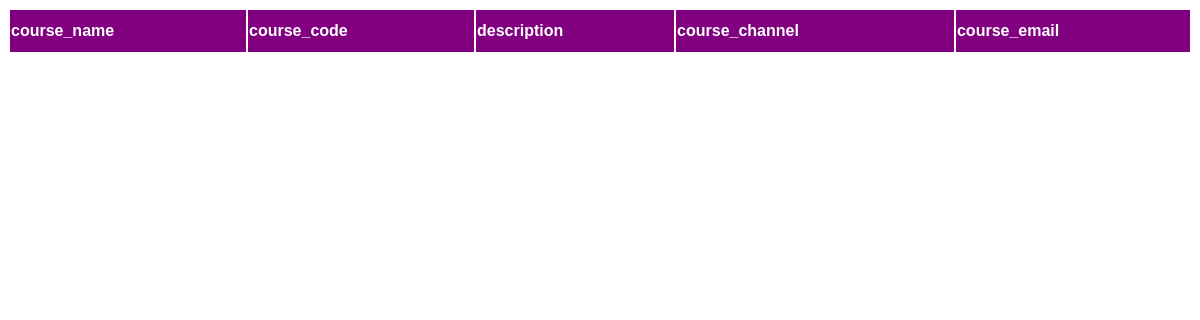
Before: /course/course_list/ with the older database file.
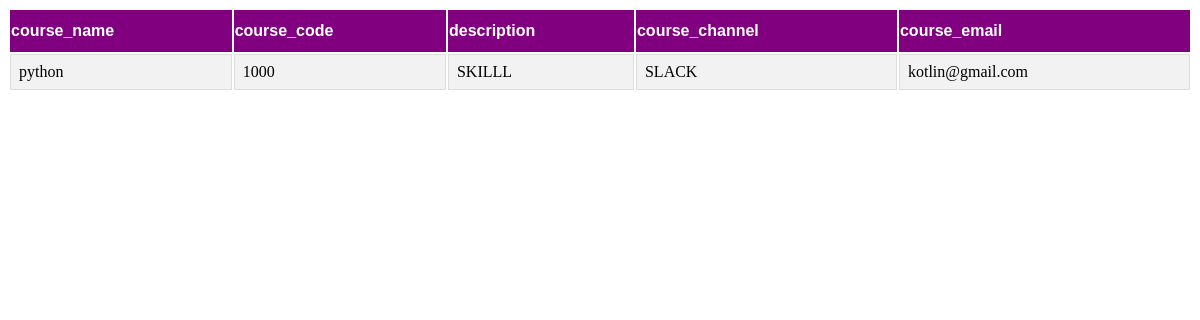
After: the same page with the newer database file.
### course/models.py (models this page shows)
class Course(models.Model):
    course_name=models.CharField(max_length=20)
    course_code=models.CharField(max_length=6)
    trainer_id=models.CharField(max_length=6)
    description=models.CharField(max_length=30)
    syllabus=models.CharField(max_length=12)
    course_channel=models.CharField(max_length=15)
    course_email=models.EmailField()

### course/views.py (the view)
# urls.py: path("course_list/",course_list,name="course_list"),
def course_list(request):
     courses=Course.objects.all()
     return render(request,"course_list.html",{"courses":courses})

### course/templates/course_list.html (shortened to what this page needs)
<!DOCTYPE html>
<html lang="en">
<head>
</head>
<body>
    <table class="table">
        <tr>
          <th>course_name</th>
          <th>course_code</th>
          <th>description</th>
          <th>course_channel</th>
          <th>course_email</th>
        </tr>
        {% for course in courses %}
        <tr>
        <td>{{course.course_name}}</td>
        <td>{{course.course_code}}</td>
         <td> {{course.description}}</td>
         <td>{{course.course_channel}}</td>
         <td>{{course.course_email}}</td>
    </tr>
    {% endfor %}
    </table>
</body>
</html>

Changed rows visible on the page:
added Course: course_name "python", course_code "1000", description "SKILLL", course_channel "SLACK", course_email "kotlin@gmail.com"
